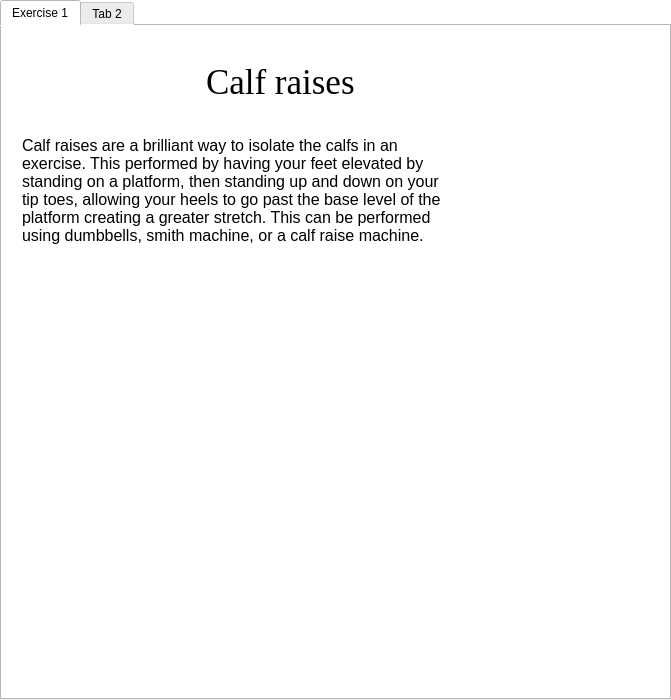
<?xml version="1.0" encoding="UTF-8"?>
<ui version="4.0">
 <class>calfs_widget</class>
 <widget class="QWidget" name="calfs_widget">
  <property name="geometry">
   <rect>
    <x>0</x>
    <y>0</y>
    <width>671</width>
    <height>700</height>
   </rect>
  </property>
  <property name="windowTitle">
   <string/>
  </property>
  <property name="styleSheet">
   <string notr="true">background-color: rgb(255, 255, 255);</string>
  </property>
  <widget class="QTabWidget" name="calfs_tab_widget">
   <property name="geometry">
    <rect>
     <x>0</x>
     <y>0</y>
     <width>671</width>
     <height>700</height>
    </rect>
   </property>
   <widget class="QWidget" name="exercise_1">
    <attribute name="title">
     <string>Exercise 1</string>
    </attribute>
    <widget class="QLabel" name="calf_exercise_1_title_lbl">
     <property name="geometry">
      <rect>
       <x>204</x>
       <y>20</y>
       <width>201</width>
       <height>71</height>
      </rect>
     </property>
     <property name="font">
      <font>
       <family>Georgia</family>
       <pointsize>26</pointsize>
      </font>
     </property>
     <property name="text">
      <string>Calf raises</string>
     </property>
    </widget>
    <widget class="QLabel" name="calfs_exercise_1_msg_lbl">
     <property name="geometry">
      <rect>
       <x>20</x>
       <y>110</y>
       <width>431</width>
       <height>201</height>
      </rect>
     </property>
     <property name="font">
      <font>
       <pointsize>12</pointsize>
      </font>
     </property>
     <property name="text">
      <string>Calf raises are a brilliant way to isolate the calfs in an exercise. This performed by having your feet elevated by standing on a platform, then standing up and down on your tip toes, allowing your heels to go past the base level of the platform creating a greater stretch. This can be performed using dumbbells, smith machine, or a calf raise machine.</string>
     </property>
     <property name="alignment">
      <set>Qt::AlignLeading|Qt::AlignLeft|Qt::AlignTop</set>
     </property>
     <property name="wordWrap">
      <bool>true</bool>
     </property>
    </widget>
    <widget class="QLabel" name="calf_exercise_1_lbl">
     <property name="geometry">
      <rect>
       <x>130</x>
       <y>340</y>
       <width>331</width>
       <height>311</height>
      </rect>
     </property>
     <property name="text">
      <string/>
     </property>
     <property name="pixmap">
      <pixmap>../../Pictures/calfs_exercise_1.png</pixmap>
     </property>
    </widget>
   </widget>
   <widget class="QWidget" name="tab_2">
    <attribute name="title">
     <string>Tab 2</string>
    </attribute>
   </widget>
  </widget>
 </widget>
 <resources/>
 <connections/>
</ui>
